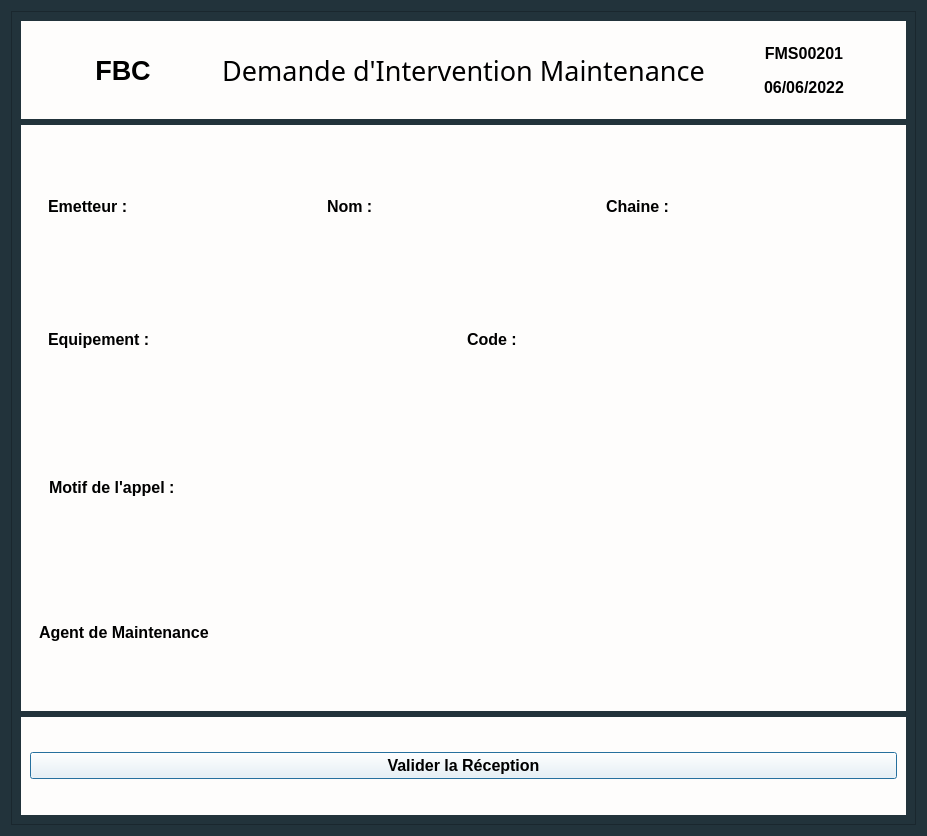
<?xml version="1.0" encoding="UTF-8"?>
<ui version="4.0">
 <class>Dialog</class>
 <widget class="QDialog" name="Dialog">
  <property name="geometry">
   <rect>
    <x>0</x>
    <y>0</y>
    <width>927</width>
    <height>836</height>
   </rect>
  </property>
  <property name="windowTitle">
   <string>Dialog</string>
  </property>
  <property name="styleSheet">
   <string notr="true">background-color : #22333B;
</string>
  </property>
  <layout class="QVBoxLayout" name="verticalLayout_7">
   <item>
    <widget class="QFrame" name="frame">
     <property name="styleSheet">
      <string notr="true"/>
     </property>
     <property name="frameShape">
      <enum>QFrame::StyledPanel</enum>
     </property>
     <property name="frameShadow">
      <enum>QFrame::Raised</enum>
     </property>
     <layout class="QVBoxLayout" name="verticalLayout" stretch="1,6,1">
      <item>
       <widget class="QWidget" name="widget_3" native="true">
        <property name="styleSheet">
         <string notr="true">background-color : #FEFDFC;</string>
        </property>
        <layout class="QHBoxLayout" name="horizontalLayout" stretch="1,2,1">
         <item>
          <widget class="QLabel" name="fbc">
           <property name="font">
            <font>
             <family>Arial</family>
             <pointsize>20</pointsize>
             <weight>75</weight>
             <bold>true</bold>
            </font>
           </property>
           <property name="text">
            <string>FBC</string>
           </property>
           <property name="alignment">
            <set>Qt::AlignCenter</set>
           </property>
           <property name="margin">
            <number>0</number>
           </property>
          </widget>
         </item>
         <item>
          <widget class="QLabel" name="title">
           <property name="font">
            <font>
             <family>Modern No. 20</family>
             <pointsize>20</pointsize>
            </font>
           </property>
           <property name="text">
            <string>Demande d'Intervention Maintenance</string>
           </property>
           <property name="alignment">
            <set>Qt::AlignCenter</set>
           </property>
          </widget>
         </item>
         <item>
          <widget class="QWidget" name="widget_4" native="true">
           <layout class="QVBoxLayout" name="verticalLayout_2">
            <item>
             <widget class="QLabel" name="Id">
              <property name="font">
               <font>
                <family>Arial</family>
                <pointsize>12</pointsize>
                <weight>75</weight>
                <bold>true</bold>
               </font>
              </property>
              <property name="text">
               <string>FMS00201</string>
              </property>
              <property name="alignment">
               <set>Qt::AlignCenter</set>
              </property>
             </widget>
            </item>
            <item>
             <widget class="QLabel" name="Date">
              <property name="font">
               <font>
                <family>Arial</family>
                <pointsize>12</pointsize>
                <weight>75</weight>
                <bold>true</bold>
               </font>
              </property>
              <property name="text">
               <string>06/06/2022</string>
              </property>
              <property name="alignment">
               <set>Qt::AlignCenter</set>
              </property>
             </widget>
            </item>
           </layout>
          </widget>
         </item>
        </layout>
       </widget>
      </item>
      <item>
       <widget class="QWidget" name="widget_2" native="true">
        <property name="styleSheet">
         <string>background-color : #FEFDFC;</string>
        </property>
        <layout class="QVBoxLayout" name="verticalLayout_3" stretch="2,1,1">
         <item>
          <widget class="QWidget" name="widget_7" native="true">
           <layout class="QVBoxLayout" name="verticalLayout_4">
            <item>
             <widget class="QWidget" name="widget_8" native="true">
              <layout class="QHBoxLayout" name="horizontalLayout_3">
               <item>
                <widget class="QLabel" name="label_3">
                 <property name="font">
                  <font>
                   <family>Arial</family>
                   <pointsize>12</pointsize>
                   <weight>75</weight>
                   <bold>true</bold>
                  </font>
                 </property>
                 <property name="text">
                  <string>Emetteur :</string>
                 </property>
                </widget>
               </item>
               <item>
                <widget class="QLabel" name="NomEmetteur">
                 <property name="font">
                  <font>
                   <family>Arial</family>
                   <pointsize>12</pointsize>
                   <weight>75</weight>
                   <bold>true</bold>
                  </font>
                 </property>
                 <property name="text">
                  <string>Nom :</string>
                 </property>
                </widget>
               </item>
               <item>
                <widget class="QLabel" name="NumeroChaine">
                 <property name="font">
                  <font>
                   <family>Arial</family>
                   <pointsize>12</pointsize>
                   <weight>75</weight>
                   <bold>true</bold>
                  </font>
                 </property>
                 <property name="text">
                  <string>Chaine :</string>
                 </property>
                </widget>
               </item>
              </layout>
             </widget>
            </item>
            <item>
             <widget class="QWidget" name="widget_9" native="true">
              <property name="styleSheet">
               <string notr="true">QLineEdit{
	height : 25px;
}</string>
              </property>
              <layout class="QHBoxLayout" name="horizontalLayout_4" stretch="1,1">
               <item>
                <widget class="QLabel" name="label_6">
                 <property name="font">
                  <font>
                   <family>Arial</family>
                   <pointsize>12</pointsize>
                   <weight>75</weight>
                   <bold>true</bold>
                  </font>
                 </property>
                 <property name="text">
                  <string>Equipement :</string>
                 </property>
                 <property name="alignment">
                  <set>Qt::AlignLeading|Qt::AlignLeft|Qt::AlignVCenter</set>
                 </property>
                 <property name="margin">
                  <number>0</number>
                 </property>
                </widget>
               </item>
               <item>
                <widget class="QLabel" name="label_7">
                 <property name="font">
                  <font>
                   <family>Arial</family>
                   <pointsize>12</pointsize>
                   <weight>75</weight>
                   <bold>true</bold>
                  </font>
                 </property>
                 <property name="text">
                  <string>Code : </string>
                 </property>
                </widget>
               </item>
              </layout>
             </widget>
            </item>
           </layout>
          </widget>
         </item>
         <item>
          <widget class="QWidget" name="widget_5" native="true">
           <property name="styleSheet">
            <string notr="true"/>
           </property>
           <layout class="QHBoxLayout" name="horizontalLayout_5">
            <item>
             <widget class="QLabel" name="label">
              <property name="font">
               <font>
                <family>Arial</family>
                <pointsize>12</pointsize>
                <weight>75</weight>
                <bold>true</bold>
               </font>
              </property>
              <property name="styleSheet">
               <string notr="true">margin-left:6px;</string>
              </property>
              <property name="text">
               <string>Motif de l'appel :</string>
              </property>
             </widget>
            </item>
           </layout>
          </widget>
         </item>
         <item>
          <widget class="QWidget" name="widget_6" native="true">
           <property name="styleSheet">
            <string notr="true"/>
           </property>
           <layout class="QGridLayout" name="gridLayout">
            <item row="0" column="0">
             <widget class="QLabel" name="label_2">
              <property name="font">
               <font>
                <family>Arial</family>
                <pointsize>12</pointsize>
                <weight>75</weight>
                <bold>true</bold>
               </font>
              </property>
              <property name="text">
               <string>Agent de Maintenance</string>
              </property>
             </widget>
            </item>
           </layout>
          </widget>
         </item>
        </layout>
       </widget>
      </item>
      <item>
       <widget class="QWidget" name="widget" native="true">
        <property name="styleSheet">
         <string notr="true">background-color : #FEFDFC;</string>
        </property>
        <layout class="QVBoxLayout" name="verticalLayout_6" stretch="0">
         <item>
          <widget class="QPushButton" name="Sumbit">
           <property name="font">
            <font>
             <family>Arial</family>
             <pointsize>12</pointsize>
             <weight>75</weight>
             <bold>true</bold>
            </font>
           </property>
           <property name="cursor">
            <cursorShape>PointingHandCursor</cursorShape>
           </property>
           <property name="styleSheet">
            <string notr="true">QPushButton{
height : 25px;
background-color :#00A8E8;
}


QPushButton:hover{
	background-color: rgb(0, 92, 157);
};</string>
           </property>
           <property name="text">
            <string>Valider la Réception</string>
           </property>
          </widget>
         </item>
        </layout>
       </widget>
      </item>
     </layout>
    </widget>
   </item>
  </layout>
 </widget>
 <resources/>
 <connections/>
</ui>
